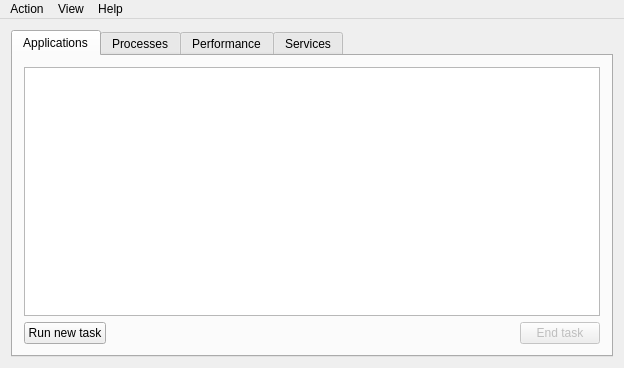
<?xml version="1.0" encoding="UTF-8"?>
<ui version="4.0">
 <class>TaskManager</class>
 <widget class="QMainWindow" name="TaskManager">
  <property name="geometry">
   <rect>
    <x>0</x>
    <y>0</y>
    <width>624</width>
    <height>368</height>
   </rect>
  </property>
  <property name="windowTitle">
   <string>TaskManager</string>
  </property>
  <widget class="QWidget" name="centralWidget">
   <layout class="QGridLayout" name="gridLayout">
    <item row="1" column="0">
     <widget class="QTabWidget" name="tabWidget">
      <property name="currentIndex">
       <number>0</number>
      </property>
      <widget class="QWidget" name="app">
       <attribute name="title">
        <string>Applications</string>
       </attribute>
       <layout class="QGridLayout" name="gridLayout_2">
        <item row="0" column="0">
         <widget class="QTableView" name="applications">
          <property name="selectionMode">
           <enum>QAbstractItemView::SingleSelection</enum>
          </property>
          <property name="selectionBehavior">
           <enum>QAbstractItemView::SelectRows</enum>
          </property>
          <property name="verticalScrollMode">
           <enum>QAbstractItemView::ScrollPerPixel</enum>
          </property>
          <property name="horizontalScrollMode">
           <enum>QAbstractItemView::ScrollPerPixel</enum>
          </property>
          <property name="showGrid">
           <bool>true</bool>
          </property>
          <property name="gridStyle">
           <enum>Qt::DotLine</enum>
          </property>
          <attribute name="horizontalHeaderVisible">
           <bool>false</bool>
          </attribute>
         </widget>
        </item>
        <item row="1" column="0">
         <layout class="QHBoxLayout" name="horizontalLayout">
          <item>
           <widget class="QPushButton" name="newTask">
            <property name="text">
             <string>Run new task</string>
            </property>
           </widget>
          </item>
          <item>
           <spacer name="horizontalSpacer">
            <property name="orientation">
             <enum>Qt::Horizontal</enum>
            </property>
            <property name="sizeHint" stdset="0">
             <size>
              <width>40</width>
              <height>20</height>
             </size>
            </property>
           </spacer>
          </item>
          <item>
           <widget class="QPushButton" name="endTask">
            <property name="enabled">
             <bool>false</bool>
            </property>
            <property name="text">
             <string>End task</string>
            </property>
           </widget>
          </item>
         </layout>
        </item>
       </layout>
      </widget>
      <widget class="QWidget" name="processesTab">
       <attribute name="title">
        <string>Processes</string>
       </attribute>
       <layout class="QGridLayout" name="gridLayout_3">
        <item row="0" column="0">
         <widget class="QTableView" name="processes">
          <property name="selectionMode">
           <enum>QAbstractItemView::SingleSelection</enum>
          </property>
          <property name="selectionBehavior">
           <enum>QAbstractItemView::SelectRows</enum>
          </property>
          <property name="verticalScrollMode">
           <enum>QAbstractItemView::ScrollPerPixel</enum>
          </property>
          <property name="horizontalScrollMode">
           <enum>QAbstractItemView::ScrollPerPixel</enum>
          </property>
          <property name="showGrid">
           <bool>true</bool>
          </property>
          <property name="gridStyle">
           <enum>Qt::DotLine</enum>
          </property>
         </widget>
        </item>
        <item row="1" column="0">
         <layout class="QHBoxLayout" name="horizontalLayout_3">
          <item>
           <layout class="QHBoxLayout" name="horizontalLayout_2">
            <item>
             <widget class="QLabel" name="label">
              <property name="text">
               <string>Processes:</string>
              </property>
             </widget>
            </item>
            <item>
             <widget class="QLabel" name="procNum">
              <property name="text">
               <string>TextLabel</string>
              </property>
             </widget>
            </item>
            <item>
             <widget class="Line" name="line">
              <property name="orientation">
               <enum>Qt::Vertical</enum>
              </property>
             </widget>
            </item>
            <item>
             <widget class="QLabel" name="label_2">
              <property name="text">
               <string>CPU:</string>
              </property>
             </widget>
            </item>
            <item>
             <widget class="QLabel" name="cpuNum">
              <property name="text">
               <string>TextLabel</string>
              </property>
             </widget>
            </item>
            <item>
             <widget class="Line" name="line_2">
              <property name="orientation">
               <enum>Qt::Vertical</enum>
              </property>
             </widget>
            </item>
            <item>
             <widget class="QLabel" name="label_4">
              <property name="text">
               <string>Threads:</string>
              </property>
             </widget>
            </item>
            <item>
             <widget class="QLabel" name="threadsNum">
              <property name="text">
               <string>TextLabel</string>
              </property>
             </widget>
            </item>
           </layout>
          </item>
          <item>
           <spacer name="horizontalSpacer_2">
            <property name="orientation">
             <enum>Qt::Horizontal</enum>
            </property>
            <property name="sizeHint" stdset="0">
             <size>
              <width>40</width>
              <height>20</height>
             </size>
            </property>
           </spacer>
          </item>
          <item>
           <widget class="QPushButton" name="endTask2">
            <property name="enabled">
             <bool>false</bool>
            </property>
            <property name="text">
             <string>End proces</string>
            </property>
           </widget>
          </item>
         </layout>
        </item>
       </layout>
      </widget>
      <widget class="QWidget" name="performance">
       <attribute name="title">
        <string>Performance</string>
       </attribute>
       <layout class="QGridLayout" name="gridLayout_4">
        <item row="5" column="0">
         <layout class="QHBoxLayout" name="horizontalLayout_12">
          <item>
           <widget class="QLabel" name="label_3">
            <property name="text">
             <string>Virtual memmory:</string>
            </property>
           </widget>
          </item>
          <item>
           <widget class="QLabel" name="virtMemmory">
            <property name="text">
             <string>TextLabel</string>
            </property>
           </widget>
          </item>
          <item>
           <spacer name="horizontalSpacer_11">
            <property name="orientation">
             <enum>Qt::Horizontal</enum>
            </property>
            <property name="sizeHint" stdset="0">
             <size>
              <width>40</width>
              <height>20</height>
             </size>
            </property>
           </spacer>
          </item>
         </layout>
        </item>
        <item row="1" column="0">
         <layout class="QHBoxLayout" name="horizontalLayout_5">
          <item>
           <widget class="QLabel" name="label_6">
            <property name="text">
             <string>Uptime:</string>
            </property>
           </widget>
          </item>
          <item>
           <widget class="QLabel" name="uptime">
            <property name="text">
             <string>TextLabel</string>
            </property>
           </widget>
          </item>
          <item>
           <spacer name="horizontalSpacer_4">
            <property name="orientation">
             <enum>Qt::Horizontal</enum>
            </property>
            <property name="sizeHint" stdset="0">
             <size>
              <width>40</width>
              <height>20</height>
             </size>
            </property>
           </spacer>
          </item>
         </layout>
        </item>
        <item row="2" column="0">
         <widget class="Line" name="line_4">
          <property name="orientation">
           <enum>Qt::Horizontal</enum>
          </property>
         </widget>
        </item>
        <item row="0" column="0">
         <layout class="QHBoxLayout" name="horizontalLayout_4">
          <item>
           <widget class="QLabel" name="label_5">
            <property name="text">
             <string>User:</string>
            </property>
           </widget>
          </item>
          <item>
           <widget class="QLabel" name="userName">
            <property name="text">
             <string>TextLabel</string>
            </property>
           </widget>
          </item>
          <item>
           <spacer name="horizontalSpacer_3">
            <property name="orientation">
             <enum>Qt::Horizontal</enum>
            </property>
            <property name="sizeHint" stdset="0">
             <size>
              <width>40</width>
              <height>20</height>
             </size>
            </property>
           </spacer>
          </item>
         </layout>
        </item>
        <item row="3" column="0">
         <layout class="QHBoxLayout" name="horizontalLayout_8">
          <item>
           <widget class="QLabel" name="label_9">
            <property name="text">
             <string>CPU perfomance:</string>
            </property>
           </widget>
          </item>
          <item>
           <widget class="QProgressBar" name="cpuPerf">
            <property name="value">
             <number>24</number>
            </property>
           </widget>
          </item>
          <item>
           <spacer name="horizontalSpacer_7">
            <property name="orientation">
             <enum>Qt::Horizontal</enum>
            </property>
            <property name="sizeHint" stdset="0">
             <size>
              <width>40</width>
              <height>20</height>
             </size>
            </property>
           </spacer>
          </item>
         </layout>
        </item>
        <item row="6" column="0">
         <layout class="QHBoxLayout" name="horizontalLayout_9">
          <item>
           <widget class="QLabel" name="label_10">
            <property name="text">
             <string>Physical memmory:</string>
            </property>
           </widget>
          </item>
          <item>
           <widget class="QLabel" name="physMemory">
            <property name="text">
             <string>TextLabel</string>
            </property>
           </widget>
          </item>
          <item>
           <spacer name="horizontalSpacer_8">
            <property name="orientation">
             <enum>Qt::Horizontal</enum>
            </property>
            <property name="sizeHint" stdset="0">
             <size>
              <width>40</width>
              <height>20</height>
             </size>
            </property>
           </spacer>
          </item>
         </layout>
        </item>
        <item row="7" column="0">
         <layout class="QHBoxLayout" name="horizontalLayout_10">
          <item>
           <widget class="QLabel" name="label_11">
            <property name="text">
             <string>Memory use:</string>
            </property>
           </widget>
          </item>
          <item>
           <widget class="QProgressBar" name="memUse">
            <property name="value">
             <number>24</number>
            </property>
           </widget>
          </item>
          <item>
           <spacer name="horizontalSpacer_9">
            <property name="orientation">
             <enum>Qt::Horizontal</enum>
            </property>
            <property name="sizeHint" stdset="0">
             <size>
              <width>40</width>
              <height>20</height>
             </size>
            </property>
           </spacer>
          </item>
         </layout>
        </item>
        <item row="4" column="0">
         <widget class="Line" name="line_5">
          <property name="orientation">
           <enum>Qt::Horizontal</enum>
          </property>
         </widget>
        </item>
       </layout>
      </widget>
      <widget class="QWidget" name="servicesTab">
       <attribute name="title">
        <string>Services</string>
       </attribute>
       <layout class="QGridLayout" name="gridLayout_6">
        <item row="0" column="0">
         <widget class="QTableView" name="services">
          <property name="selectionMode">
           <enum>QAbstractItemView::SingleSelection</enum>
          </property>
          <property name="selectionBehavior">
           <enum>QAbstractItemView::SelectRows</enum>
          </property>
          <property name="verticalScrollMode">
           <enum>QAbstractItemView::ScrollPerPixel</enum>
          </property>
          <property name="horizontalScrollMode">
           <enum>QAbstractItemView::ScrollPerPixel</enum>
          </property>
          <property name="gridStyle">
           <enum>Qt::DotLine</enum>
          </property>
         </widget>
        </item>
        <item row="1" column="0">
         <layout class="QHBoxLayout" name="horizontalLayout_11">
          <item>
           <widget class="QLabel" name="label_12">
            <property name="text">
             <string>Services:</string>
            </property>
           </widget>
          </item>
          <item>
           <widget class="QLabel" name="servicesNum">
            <property name="text">
             <string>TextLabel</string>
            </property>
           </widget>
          </item>
          <item>
           <widget class="Line" name="line_6">
            <property name="orientation">
             <enum>Qt::Vertical</enum>
            </property>
           </widget>
          </item>
          <item>
           <widget class="QLabel" name="label_13">
            <property name="text">
             <string>Active services:</string>
            </property>
           </widget>
          </item>
          <item>
           <widget class="QLabel" name="activeServicesNum">
            <property name="text">
             <string>TextLabel</string>
            </property>
           </widget>
          </item>
          <item>
           <spacer name="horizontalSpacer_10">
            <property name="orientation">
             <enum>Qt::Horizontal</enum>
            </property>
            <property name="sizeHint" stdset="0">
             <size>
              <width>40</width>
              <height>20</height>
             </size>
            </property>
           </spacer>
          </item>
         </layout>
        </item>
       </layout>
      </widget>
     </widget>
    </item>
   </layout>
  </widget>
  <widget class="QMenuBar" name="menuBar">
   <property name="geometry">
    <rect>
     <x>0</x>
     <y>0</y>
     <width>624</width>
     <height>21</height>
    </rect>
   </property>
   <widget class="QMenu" name="menuAction">
    <property name="title">
     <string>Action</string>
    </property>
    <addaction name="actionNew_task"/>
    <addaction name="actionExit"/>
   </widget>
   <widget class="QMenu" name="menuAbout">
    <property name="title">
     <string>Help</string>
    </property>
    <addaction name="actionAuthor"/>
   </widget>
   <widget class="QMenu" name="menuView">
    <property name="title">
     <string>View</string>
    </property>
    <widget class="QMenu" name="menuUpdate_speed">
     <property name="title">
      <string>Update speed</string>
     </property>
     <addaction name="actionLow"/>
     <addaction name="actionMedium"/>
     <addaction name="actionHigh"/>
    </widget>
    <addaction name="actionRefresh_now"/>
    <addaction name="menuUpdate_speed"/>
   </widget>
   <addaction name="menuAction"/>
   <addaction name="menuView"/>
   <addaction name="menuAbout"/>
  </widget>
  <action name="actionNew_task">
   <property name="text">
    <string>New task</string>
   </property>
  </action>
  <action name="actionExit">
   <property name="text">
    <string>Exit</string>
   </property>
  </action>
  <action name="actionAuthor">
   <property name="text">
    <string>About author</string>
   </property>
  </action>
  <action name="actionRefresh_now">
   <property name="text">
    <string>Refresh now</string>
   </property>
  </action>
  <action name="actionLow">
   <property name="checkable">
    <bool>true</bool>
   </property>
   <property name="text">
    <string>Low</string>
   </property>
  </action>
  <action name="actionMedium">
   <property name="checkable">
    <bool>true</bool>
   </property>
   <property name="checked">
    <bool>true</bool>
   </property>
   <property name="text">
    <string>Medium</string>
   </property>
  </action>
  <action name="actionHigh">
   <property name="checkable">
    <bool>true</bool>
   </property>
   <property name="text">
    <string>High</string>
   </property>
  </action>
 </widget>
 <layoutdefault spacing="6" margin="11"/>
 <resources/>
 <connections/>
</ui>
